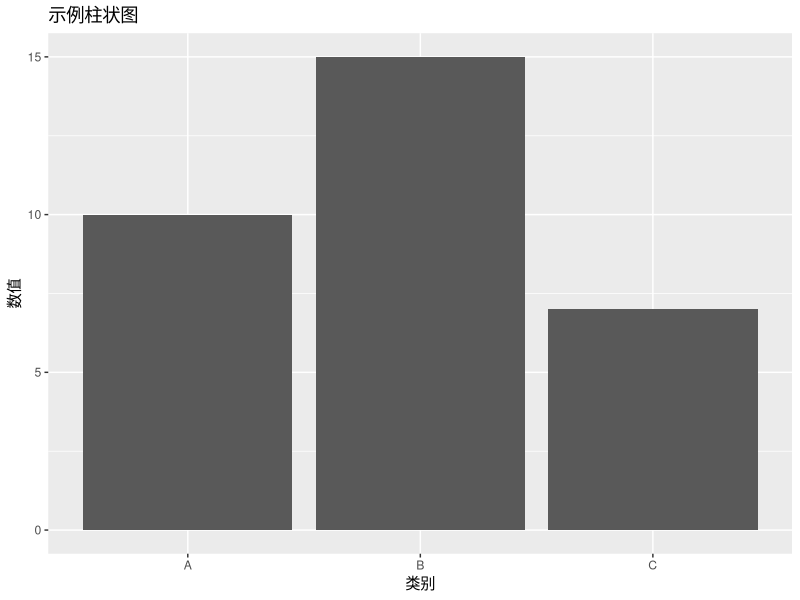

The R script that drew this image:
# 加载必要的包
library(ggplot2)
library(readr)

# 设定输入和输出路径 (根据你的实际情况修改)
input_figures_path <- "04_Output/figures/"
output_report_path <- "04_Output/intermediate_results/" # 用于存放供报告使用的中间结果

# ---------------------
# 复制或重新生成需要的图形
# ---------------------

# 示例 1: 复制现有的趋势图
trend_plots_file <- paste0(input_figures_path, "trend_plots.png")
if (file.exists(trend_plots_file)) {
  file.copy(trend_plots_file, paste0(output_report_path, "trend_plots_for_report.png"), overwrite = TRUE)
} else {
  warning(paste("找不到趋势图文件:", trend_plots_file))
}

# 示例 2: 重新生成一个简单的柱状图 (假设你需要)
# 假设你有一些汇总数据需要可视化
data_for_barplot <- data.frame(
  category = c("A", "B", "C"),
  value = c(10, 15, 7)
)

barplot <- ggplot(data_for_barplot, aes(x = category, y = value)) +
  geom_col() +
  labs(title = "示例柱状图", x = "类别", y = "数值")
ggsave(paste0(output_report_path, "example_barplot_for_report.png"), plot = barplot, width = 6, height = 4)

# ---------------------
# 你可以添加更多复制现有图形或重新生成图形的代码
# 例如，热图，其他类型的趋势图等等
# ---------------------

print("报告所需的图形已准备。")